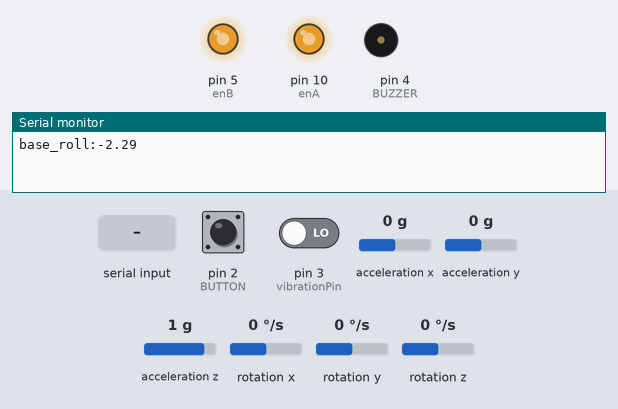
Bench run of a sketch on a simulated Arduino Uno, built with avr-gcc and run on an emulated ATmega328P. Parts: output pins drawn as LEDs (lit = HIGH), buzzer (waves = sounding, pin HIGH), the last lines printed to the serial monitor. Wiring (inferred from the names in the program): MPU-6050 motion sensor at I2C address 0x68. The test bench sets the inputs (shaded band); at power-on: pin 3 (vibrationPin) LOW, pin 2 (BUTTON) LOW, acceleration x 0 g, acceleration y 0 g, acceleration z 1 g, rotation x 0 °/s, rotation y 0 °/s, rotation z 0 °/s.

Above: at 1.2 s.
1.3 s: pin 3 (vibrationPin) driven HIGH
At 1.8 s:
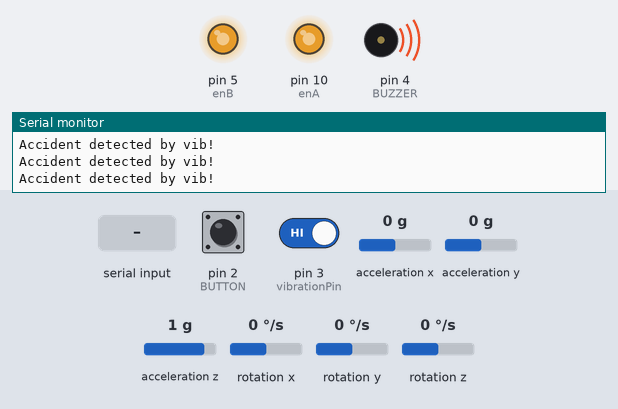
2.8 s: pin 2 (BUTTON) pulled HIGH for 1 s
5.8 s: "I" received over Serial
At 7.2 s:
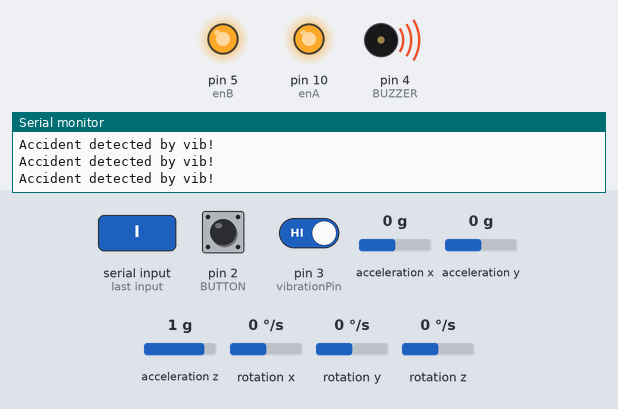
8.8 s: pin 2 (BUTTON) pulled HIGH for 0.15 s
11.9 s: "J" received over Serial
At 12.2 s:
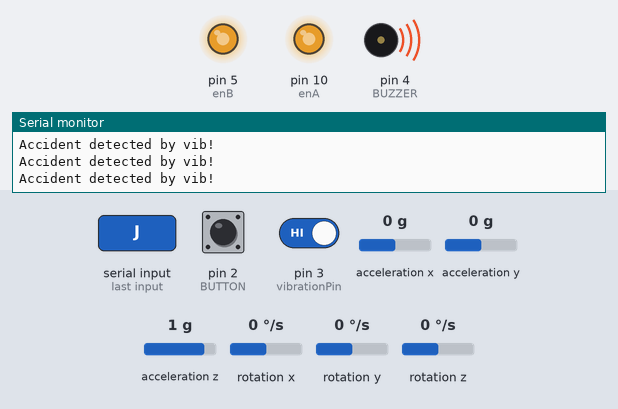
14.9 s: pin 3 (vibrationPin) driven LOW
At 16.1 s:
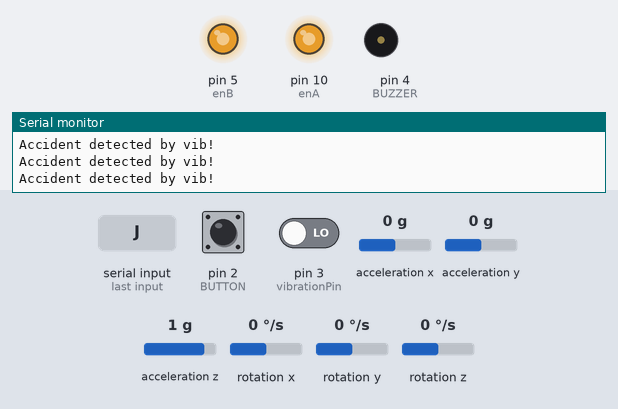
Timing chart, 0 to 17.4 s (numbered marks = the images above; inputs shaded):
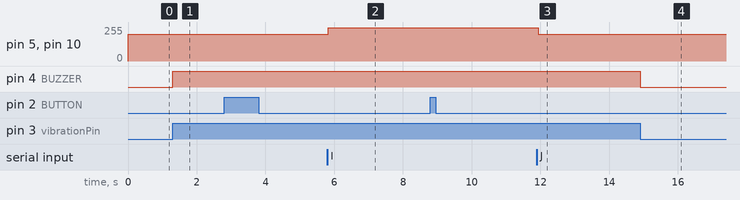

Measured:
- after the input at 1.3 s, pin 4 (BUZZER): LOW → HIGH at once
- after the input at 5.8 s, pin 5 (enB), pin 10 (enA): 200/255 → 250/255 at once
- after the input at 11.9 s, pin 5 (enB), pin 10 (enA): 250/255 → 200/255 at once
- after the input at 14.9 s, pin 4 (BUZZER): HIGH → LOW at once

The sketch:

code.ino
```cpp
#include <Wire.h>
const int MPU6050_ADDR = 0x68;
const int ACCEL_SCALE = 16384;
const int GYRO_SCALE = 131;
int16_t accelX, accelY, accelZ;
int16_t gyroX, gyroY, gyroZ;
float alpha = 0.98;
float dt = 0.01;
float roll = 0.0;
int check=0;
float base_roll=0.0;
int update_flag=0;
boolean impact_detected = false;
unsigned long impact_time;
unsigned long alert_delay = 8000;
int BUTTON=2;
const int vibrationPin = 3;
const int BUZZER = 4;
char data;
int enA = 10;
int in1 = 9;
int in2 = 8;
int enB = 5;
int in3 = 7;
int in4 = 6;

void setup() {
  Wire.begin();
  Serial.begin(9600);
  Wire.beginTransmission(MPU6050_ADDR);
  Wire.write(0x6B);
  Wire.write(0);
  Wire.endTransmission();
  pinMode(vibrationPin, INPUT);
  pinMode(BUZZER, OUTPUT);
  pinMode(BUTTON, INPUT);
  analogWrite(enA, 200);
  analogWrite(enB, 200);
}

void roll_calculate() {
  Wire.beginTransmission(MPU6050_ADDR);
  Wire.write(0x3B);
  Wire.endTransmission(false);
  Wire.requestFrom(MPU6050_ADDR, 14, true);

  accelX = (Wire.read() << 8) | Wire.read();
  accelY = (Wire.read() << 8) | Wire.read();
  accelZ = (Wire.read() << 8) | Wire.read();
  gyroX = (Wire.read() << 8) | Wire.read();
  gyroY = (Wire.read() << 8) | Wire.read();
  gyroZ = (Wire.read() << 8) | Wire.read();

  float accelRoll = atan2(accelY, accelZ) * (180.0 / PI);
  gyroX /= GYRO_SCALE;
  roll = alpha * (roll + gyroX * dt) + (1 - alpha) * accelRoll;
}

void basevalue() {
  while (check < 15) {
    roll_calculate();
    base_roll += roll;
    check++;
  }
  base_roll /= 15;
  Serial.print("base_roll:");
  Serial.println(base_roll);
}

void alert_mpu() {
  roll_calculate();
  if ((roll > (base_roll + 70)) || (roll < (base_roll - 70))) {
    if (update_flag == 0) {
      Serial.println("accident alert by mpu");
      digitalWrite(BUZZER, HIGH);
      impact_detected = true;
      impact_time = millis();
      update_flag = 1;
    }
  }
}

void vib_sensor() {
  int vibrationValue = digitalRead(vibrationPin);
  if (vibrationValue == HIGH) {
    Serial.println("Accident detected by vib!");
    digitalWrite(BUZZER, HIGH);
    impact_detected = true;
    impact_time = millis();
    update_flag = 1;
  } else {
    digitalWrite(BUZZER, LOW);
  }
}

void send_alert() {
  if (impact_detected == true) {
    if (millis() - impact_time >= alert_delay) {
      digitalWrite(BUZZER, LOW);
      delay(1000);
      impact_detected = false;
      impact_time = 0;
      Serial.println("sended alert");
    }
  }
}

void stop_alert() {
  if (digitalRead(BUTTON) == HIGH) {
    Serial.println("buzzer stopped");
    delay(200);
    digitalWrite(BUZZER, LOW);
    impact_detected = false;
    impact_time = 0;
    update_flag = 0;
  }
}

void receive() {
  if (Serial.available() > 0) {
    data = Serial.read();
    switch (data) {
      case 'J': Serial.println("slow"); slow(); break;
      case 'I': Serial.println("high"); high(); break;
      case 'F': Serial.println("straight"); straight(); break;
      case 'B': Serial.println("backward"); backward(); break;
      case 'R': Serial.println("right"); right(); break;
      case 'L': Serial.println("left"); left(); break;
      case 'S': Serial.println("stop"); stop(); break;
    }
  }
}

void slow() { analogWrite(enA, 200); analogWrite(enB, 200); }
void high() { analogWrite(enA, 250); analogWrite(enB, 250); }
void straight() { digitalWrite(in1, HIGH); digitalWrite(in2, LOW); digitalWrite(in3, HIGH); digitalWrite(in4, LOW); }
void backward() { digitalWrite(in1, LOW); digitalWrite(in2, HIGH); digitalWrite(in3, LOW); digitalWrite(in4, HIGH); }
void right() { digitalWrite(in1, HIGH); digitalWrite(in2, LOW); digitalWrite(in3, LOW); digitalWrite(in4, HIGH); }
void left() { digitalWrite(in1, LOW); digitalWrite(in2, HIGH); digitalWrite(in3, HIGH); digitalWrite(in4, LOW); }
void stop() { digitalWrite(in1, LOW); digitalWrite(in2, LOW); digitalWrite(in3, LOW); digitalWrite(in4, LOW); }

void loop() {
  if (check < 15) { basevalue(); }
  alert_mpu();
  vib_sensor();
  send_alert();
  stop_alert();
  receive();
}
```
